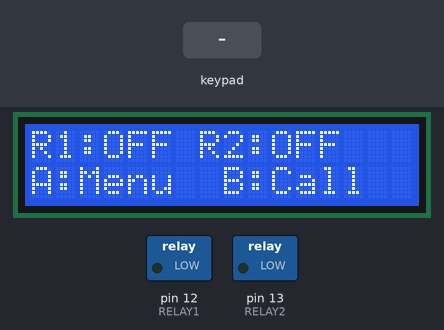
Bench run of a sketch on a simulated Arduino Uno, built with avr-gcc and run on an emulated ATmega328P. On the bench: 16×2 character LCD, switched loads named in the sketch (green lamp = pin HIGH). The test bench sets the inputs (shaded band). The modem accepts every AT command (registered, SIM ready, sends succeed) and sends nothing else.

Above: at 5.2 s.
5.3 s: keypad keys 1 3 9 7 2 2 A pressed 0.4 s apart
At 6.2 s:
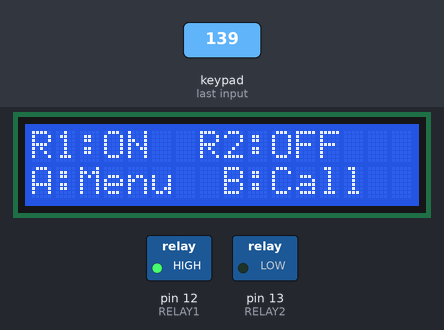
9.6 s: key '2' pressed
At 10.7 s:
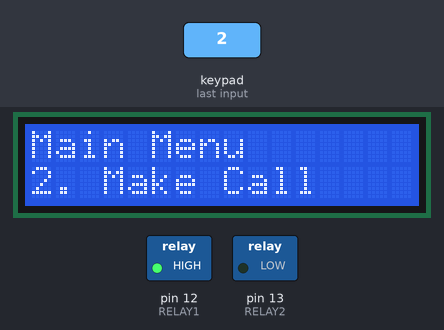
11.1 s: keypad keys 1 3 9 7 2 2 # pressed 0.4 s apart
At 14.6 s:
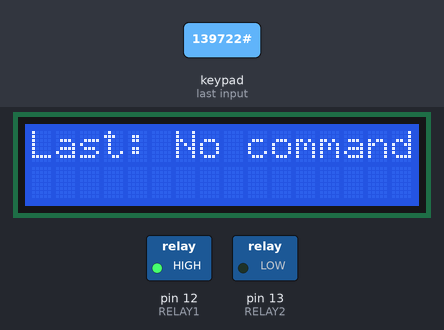
15.4 s: key '8' pressed
At 18.2 s:
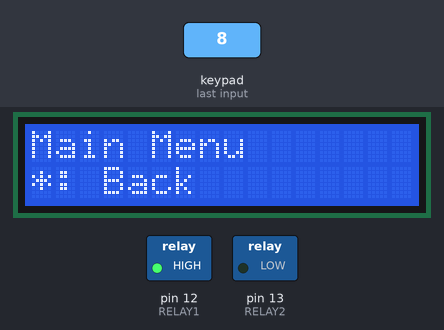
18.4 s: keypad keys 1 1 1 0 9 8 # pressed 0.4 s apart
At 21.5 s:
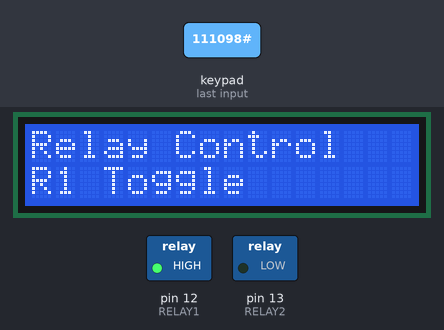
22.7 s: keypad keys 1 3 9 7 2 2 pressed 0.4 s apart
At 25.7 s:
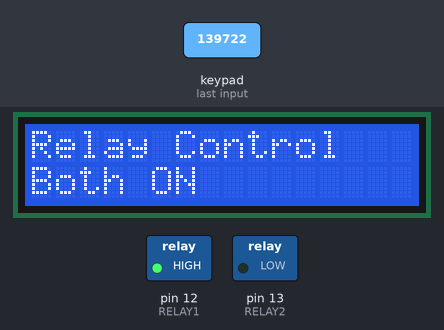
Timing chart, 0 to 27.2 s (numbered marks = the images above; inputs shaded):
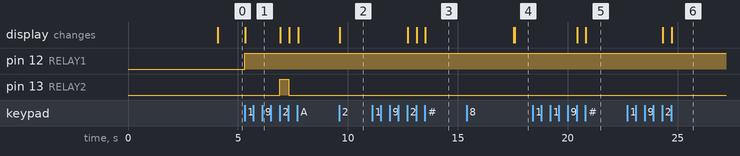

The sketch:

Code_Of_Network_Project.ino
```cpp
#include <Wire.h>
#include <LiquidCrystal_I2C.h>
#include <SoftwareSerial.h>
#include <Keypad.h>

// ─── LCD ────────────────────────────────────────
LiquidCrystal_I2C lcd(0x27, 16, 2);

// ─── GSM ────────────────────────────────────────
SoftwareSerial gsm(2, 3);  // RX, TX

// ─── RELAY ──────────────────────────────────────
#define RELAY1 12
#define RELAY2 13

// ─── KEYPAD ─────────────────────────────────────
const byte ROWS = 4;
const byte COLS = 4;
char keys[ROWS][COLS] = {
  {'1','2','3','A'},
  {'4','5','6','B'},
  {'7','8','9','C'},
  {'*','0','#','D'}
};
byte rowPins[ROWS] = {11, 10, 9, 8};
byte colPins[COLS] = {7, 6, 5, 4};
Keypad keypad = Keypad(makeKeymap(keys), rowPins, colPins, ROWS, COLS);

// ─── STATES ─────────────────────────────────────
bool relay1State = false;
bool relay2State = false;
bool inMenu = false;
int menuLevel = 0;         // 0 = home, 1 = main menu, 2 = sub-menu
int menuIndex = 0;

String lastSMSCommand = "No command yet";
String lastSMSSender  = "";
unsigned long lastSMSTime = 0;

String incomingCaller = "";
bool incomingCallActive = false;

// ─── Menu Items ─────────────────────────────────
const char* mainMenu[] = {
  "1. Relays Control",
  "2. Make Call",
  "3. Send SMS",
  "4. Last SMS Cmd",
  "*: Back"
};
const int mainMenuCount = 5;

const char* relayMenu[] = {
  "R1 Toggle",
  "R2 Toggle",
  "Both ON",
  "Both OFF",
  "*: Back"
};
const int relayMenuCount = 5;

// ─── TIMERS ─────────────────────────────────────
unsigned long lastUpdate = 0;
const unsigned long STATUS_UPDATE_INTERVAL = 1500;

// ─── PROTOTYPES ─────────────────────────────────
void showHome();
void showMainMenu();
void showRelayMenu();
void showLastSMS();
void handleMenuInput(char key);
void toggleRelay1();
void toggleRelay2();
void processGSM();
void updateDisplay();

// ─── SETUP ──────────────────────────────────────
void setup() {
  pinMode(RELAY1, OUTPUT);
  pinMode(RELAY2, OUTPUT);
  digitalWrite(RELAY1, LOW);
  digitalWrite(RELAY2, LOW);

  lcd.init();
  lcd.backlight();

  Serial.begin(115200);
  gsm.begin(9600);
  delay(1500);

  // GSM init
  gsm.println("AT");
  delay(800);
  gsm.println("AT+CLIP=1");     // Caller ID
  delay(800);
  gsm.println("AT+CMGF=1");     // Text mode
  delay(800);
  gsm.println("AT+CNMI=2,2,0,0,0");  // New SMS direct show

  showHome();
}

// ─── LOOP ───────────────────────────────────────
void loop() {
  processGSM();

  char key = keypad.getKey();
  if (key) {
    if (!inMenu) {
      // Home screen shortcuts
      if (key == 'A') { inMenu = true; menuLevel = 1; menuIndex = 0; showMainMenu(); }
      if (key == '1') { toggleRelay1(); showHome(); }
      if (key == '2') { toggleRelay2(); showHome(); }
      if (key == 'B') { /* Quick call – add phone number */ }
      if (key == 'C') { /* Quick SMS – add phone number */ }
    } else {
      handleMenuInput(key);
    }
  }

  if (millis() - lastUpdate > STATUS_UPDATE_INTERVAL) {
    updateDisplay();
    lastUpdate = millis();
  }
}

// ─── Screen Display ────────────────────────
void showHome() {
  lcd.clear();
  lcd.setCursor(0,0);
  lcd.print("R1:");
  lcd.print(relay1State ? "ON " : "OFF");
  lcd.print(" R2:");
  lcd.print(relay2State ? "ON" : "OFF");

  lcd.setCursor(0,1);
  if (incomingCallActive) {
    lcd.print("Call from ");
    lcd.print(incomingCaller.substring(0,8));
  } else {
    lcd.print("A:Menu  B:Call");
  }
}

// ─── Main Menu ──────────────────────────────────
void showMainMenu() {
  lcd.clear();
  lcd.setCursor(0,0);
  lcd.print("Main Menu");
  lcd.setCursor(0,1);
  lcd.print(mainMenu[menuIndex]);
}

// ─── Relay Sub Menu ─────────────────────────────
void showRelayMenu() {
  lcd.clear();
  lcd.setCursor(0,0);
  lcd.print("Relay Control");
  lcd.setCursor(0,1);
  lcd.print(relayMenu[menuIndex]);
}

// ─── Last SMS Info ──────────────────────────────
void showLastSMS() {
  lcd.clear();
  lcd.setCursor(0,0);
  lcd.print("Last: ");
  lcd.print(lastSMSCommand.substring(0,10));
  lcd.setCursor(0,1);
  lcd.print(lastSMSSender.substring(0,12));
}

// ─── Handling Menu with keypad inputs ─────
void handleMenuInput(char key) {
  if (menuLevel == 1) {  // Main menu
    if (key == 'A' || key == '#') {  // Select
      if (menuIndex == 0) { menuLevel = 2; menuIndex = 0; showRelayMenu(); }
      if (menuIndex == 3) { showLastSMS(); delay(4000); showMainMenu(); }
    }
    if (key == '*' || key == 'D') { inMenu = false; showHome(); }
    if (key == '2' || key == '8') {
      menuIndex = (menuIndex + 1) % mainMenuCount;
      showMainMenu();
    }
  }
  else if (menuLevel == 2) {  // Relay menu
    if (key == 'A' || key == '#') {
      if (menuIndex == 0) toggleRelay1();
      if (menuIndex == 1) toggleRelay2();
      if (menuIndex == 2) { digitalWrite(RELAY1, HIGH); digitalWrite(RELAY2, HIGH); relay1State = relay2State = true; }
      if (menuIndex == 3) { digitalWrite(RELAY1, LOW);  digitalWrite(RELAY2, LOW);  relay1State = relay2State = false; }
      showRelayMenu();
      delay(800);
    }
    if (key == '*' || key == 'D') { menuLevel = 1; showMainMenu(); }
    if (key == '2' || key == '8') {
      menuIndex = (menuIndex + 1) % relayMenuCount;
      showRelayMenu();
    }
  }
}

// ─── GSM Processing  ────────────────
void processGSM() {
  static String buffer = "";
  while (gsm.available()) {
    char c = gsm.read();
    buffer += c;
    if (c == '\n') {
      buffer.trim();
      String up = buffer;
      up.toUpperCase();

      if (buffer.indexOf("RING") >= 0) {
        incomingCallActive = true;
      }

      if (buffer.indexOf("+CLIP:") >= 0) {
        int s = buffer.indexOf('"') + 1;
        int e = buffer.indexOf('"', s);
        incomingCaller = buffer.substring(s, e);
        showHome();
      }

      // NO CARRIER / BUSY / Hang up
      if (buffer.indexOf("NO CARRIER") >= 0 || buffer.indexOf("BUSY") >= 0) {
        incomingCallActive = false;
        incomingCaller = "";
        showHome();
      }

      // SMS → +CMT: "+201xx","","2026/03/04,23:45:12+08"
      if (buffer.startsWith("+CMT:")) {
        delay(100);
        if (gsm.available()) {
          String msg = gsm.readStringUntil('\n');
          msg.trim();
          String umsg = msg;
          umsg.toUpperCase();

          lastSMSCommand = msg;
          lastSMSSender = incomingCaller;
          lastSMSTime = millis();

          if (umsg.indexOf("R1 ON") >= 0)  { digitalWrite(RELAY1, HIGH); relay1State = true; }
          if (umsg.indexOf("R1 OFF") >= 0) { digitalWrite(RELAY1, LOW);  relay1State = false; }
          if (umsg.indexOf("R2 ON") >= 0)  { digitalWrite(RELAY2, HIGH); relay2State = true; }
          if (umsg.indexOf("R2 OFF") >= 0) { digitalWrite(RELAY2, LOW);  relay2State = false; }

          showHome();
        }
      }

      buffer = "";
    }
  }
}

// ─── Helper Functions  ────────────────────────────────
void toggleRelay1() {
  relay1State = !relay1State;
  digitalWrite(RELAY1, relay1State);
}

void toggleRelay2() {
  relay2State = !relay2State;
  digitalWrite(RELAY2, relay2State);
}

void updateDisplay() {
  if (!inMenu) {
    showHome();
  }
}
```

Measured:
- after the input at 5.3 s, pin 12 (RELAY1): LOW → HIGH at once; pin 13 (RELAY2): LOW → HIGH after 1.6 s, → LOW 0.40 s later; the display: changes at once (image 1)
- after the input at 9.6 s, the display: changes at once (image 2)
- after the input at 11.1 s, the display: first changes after 1.6 s (image 3 shows a later state)
- after the input at 15.4 s, the display: first differs from a run without the input after 2.2 s (image 4)
- after the input at 18.4 s, the display: first changes after 2.0 s (image 5 shows a later state)
- after the input at 22.7 s, the display: first changes after 1.6 s (image 6 shows a later state)
